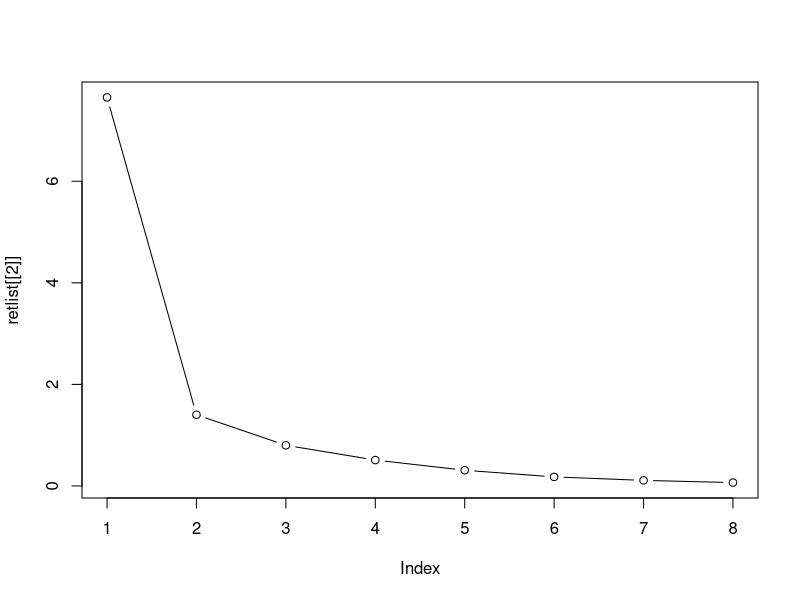
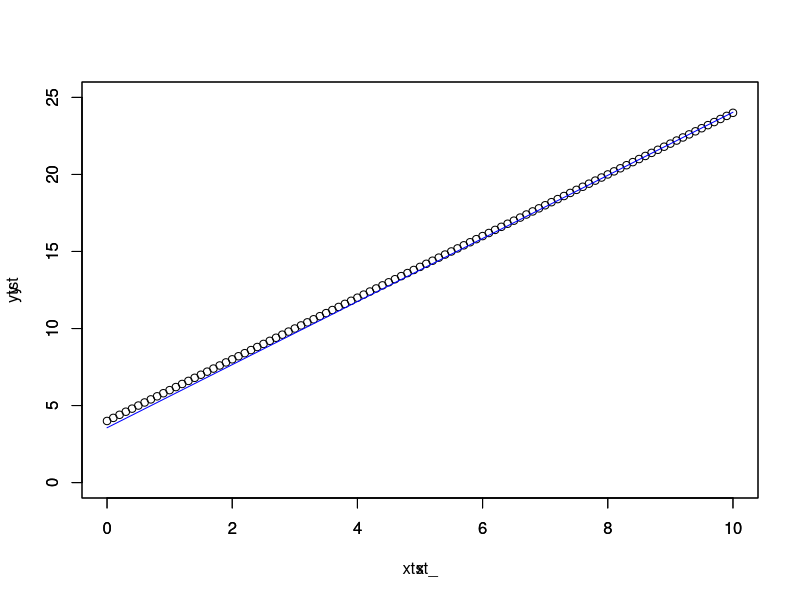

These figures' R source, in order:
# N = numero linhas de X
# inicializa vetor pesos w

# WHILE erroepoca > tol and nepocas < maxepoca
        # vector xseq = permut from 1 to N
        #for (i in 1:N) {
            #iseq = xseq[i]
            #error = y[iseq] - transposta w * x[iseq,]
            #w = w + n*errpr x[iseq,]
            #ei2 = ei2 + erro^2
        # }
#erroepoca[nepoca] = ei1
#nepocas = nepocas +1

    # # entrada correspondente ao termo
    # # de polarização.


trainadaline_monica <- function(xin,yd,eta,tol,maxepocas,par) {
    dimxin<-dim(xin)      # xin : matriz N x m com os dados de entrada

    N_linhas<-dim(xin)[1] # recebe as linhas de xin
    m_coluna <-dim(xin)[2] # recebe as colunas de xin

    #  par: par=1 indica que -1 precisa ser acrescido a xin
    # # par=1 ==> xin tem dimensão n e não inclui
    if (par==1){
      # inicializa vetor pesos wt
        wt<-as.matrix(runif(m_coluna + 1) - 0.5) #inicializa um vetor de n+1 elementos
        xin<-cbind(1, xin)
    }
    else {     # # par=0 ==> xin tem dimensão n+1 e já inclui
        wt<-as.matrix(runif(m_coluna)-0.5)
        #inicializa um vetor de n+1 elementos
    }

    nepocas<-0
    # tol : tolerância de erro
    error_epoca<-tol+1
    vec_error <-matrix(nrow=1,ncol=maxepocas) # inicializa vetor erro vec_error,

    # maxepocas: número máximo de iterações par : parâmetro de entrada .
    # epocas erro da epoca e tol tolerancia
    while ((nepocas < maxepocas) && (error_epoca>tol)){

        ei2<-0
        xseq<-sample(N_linhas)

        for (i in 1:N_linhas) {  # padrao para sequencia aleatoria

            irand<-xseq[i]
            #error = y[iseq] - transposta w = wt * x[iseq,]
            yhati<-1.0*((xin[irand ,] %*% wt))

            # yd: rótulos de saída
            ei<-yd[irand] - yhati

            # eta : passo de treinamento
            dw<-eta*ei*xin[irand ,]
            # atualizacao do peso w
            wt<-wt+dw
            # erro acumulado
            ei2<-ei2+ei*ei
        }
        # numero de epocas
        nepocas<-nepocas+1
        vec_error[nepocas] <- ei2/N_linhas
        #erro por epoca
        error_epoca<-vec_error[nepocas]
    }
    retlist <- list(wt, vec_error[1:nepocas]) # retorna lista de dois elementos
    return(retlist)
}


x<-as.matrix(seq(0,10,0.1))
xteste<-as.matrix(seq(0,10,0.5))
y<-as.matrix(x*2+4)

retlist<-trainadaline_monica(x,y,0.01, 0.1,100,1)
plot(retlist[[2]], type='b')

print(retlist[[1]])


# TESTE
xtst_<-as.matrix(seq(0,10,0.5))
xtst <-cbind(1,xtst_)
ytst<-xtst%*%retlist[[1]]

plot(x,y,type='b',  xlim=c(0,10),  ylim=c(0,25))
par(new=T)
plot(xtst_,ytst,  type='l', col='blue', xlim=c(0,10), ylim=c(0,25))

    # WHILE erroepoca > tol and nepocas < maxepoca
    # vector xseq = permut from 1 to N
    #for (i in 1:N) {
    #iseq = xseq[i]
    #error = y[iseq] - transposta w * x[iseq,]
    #w = w + n*errpr x[iseq,]
    #ei2 = ei2 + erro^2
    # }
    #erroepoca[nepoca] = ei1
    #nepocas = nepocas +1
    
    # Regra de Hebb = vetor do peso encontrado por meio do produto cruzado entre as matrizes X e Y, ou seja,
    # w = X(transposta) * Y
    
    
